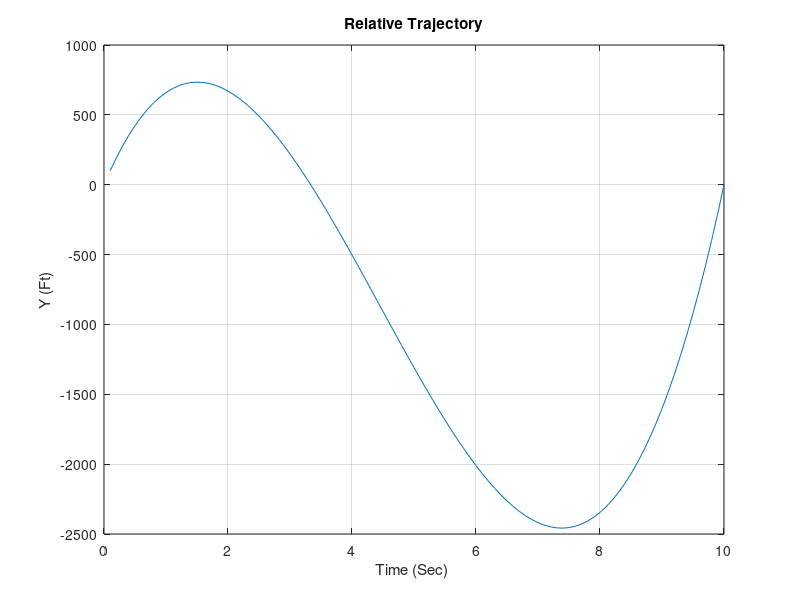
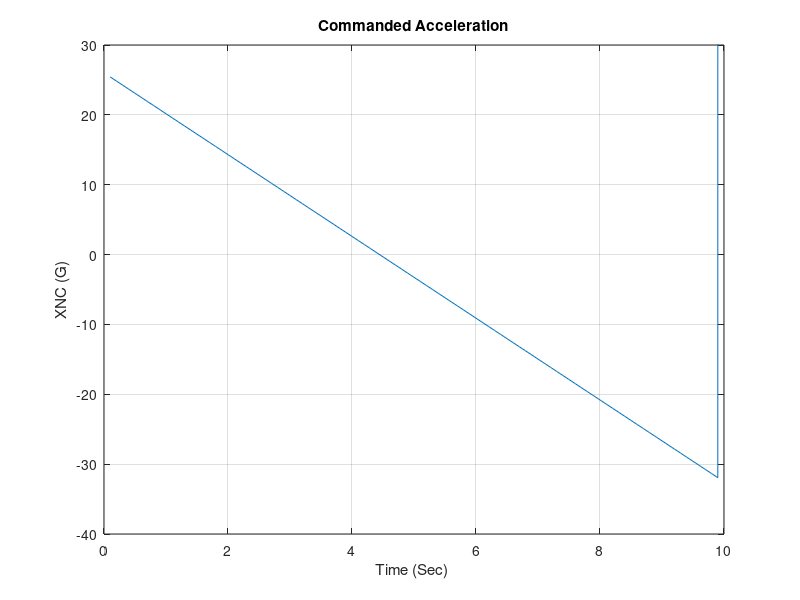
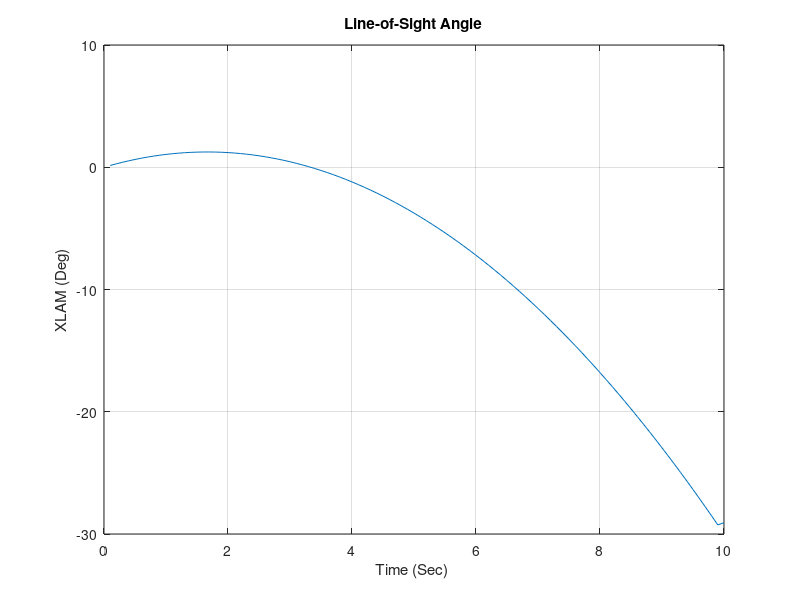

MATLAB code for these plots, in order:
clear
n=0;
XNT=0.;
HEDEG=-20.;
XNCLIM=999999.;
PN=0;
XLAMFDEG=-30.;
VC=4000.;
VM=3000.;
TF=10.;
XNP=3.;
XLAMF=XLAMFDEG/57.3;
Y=0.;
YD=-VM*HEDEG/57.3;
T=0.;
H=.001;
S=0.;
while T<=(TF-.0001)
 	YOLD=Y;
	YDOLD=YD;
	STEP=1;
	FLAG=0;
	while STEP <=1
		if FLAG==1
         		STEP=2;
 			Y=Y+H*YD;
 			YD=YD+H*YDD;
			T=T+H;
		end
		TGO=TF-T+.00001;
 		XLAM=Y/(VC*TGO);
		XLAMD=(Y+YD*TGO)/(VC*TGO*TGO);
		if PN==1
			XNC=XNP*VC*XLAMD;
		else
			XNC=4.*VC*XLAMD+XNT+2.*VC*(XLAM-XLAMF)/TGO;
		end
		if XNC>XNCLIM
			XNC=XNCLIM;
		end
		if XNC<-XNCLIM
			XNC=-XNCLIM;
		end
		YDD=XNT-XNC;
		FLAG=1;
	end
	FLAG=0;
 	Y=.5*(YOLD+Y+H*YD);
 	YD=.5*(YDOLD+YD+H*YDD);
	S=S+H;
	if S>=.09999	
		S=0.;
		n=n+1;
		XLAMDEG=XLAM*57.3;
		XNCG=XNC/32.2;
		ArrayT(n)=T;
		ArrayY(n)=Y;
		ArrayXNCG(n)=XNCG;
		ArrayXLAMDEG(n)=XLAMDEG;
	end
end
figure
plot(ArrayT,ArrayY),grid
title('Relative Trajectory')
xlabel('Time (Sec) ')
ylabel('Y (Ft)')
figure
plot(ArrayT,ArrayXNCG),grid
title('Commanded Acceleration')
xlabel('Time (Sec) ')
ylabel('XNC (G)')
axis([0 10 -40 30])
figure
plot(ArrayT,ArrayXLAMDEG),grid
title('Line-of-Sight Angle')
xlabel('Time (Sec) ')
ylabel('XLAM (Deg)')
axis([0 10 -30 10])
clc
output=[ArrayT',ArrayY',ArrayXNCG',ArrayXLAMDEG'];
save datfil.txt output -ascii
disp '*** Simulation Complete'
